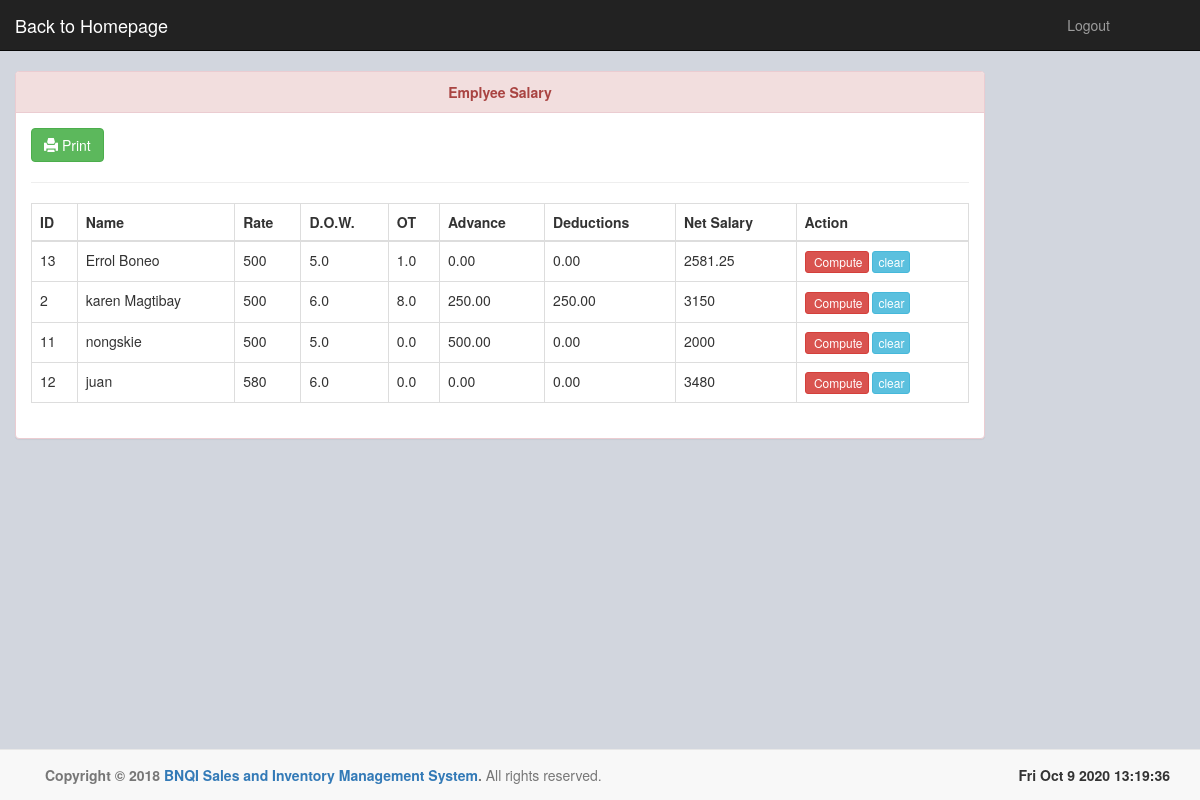
/pages/salary.php, run on the app's committed database.
### tables this page shows
CREATE TABLE IF NOT EXISTS `employee` (
  `id` int(11) NOT NULL AUTO_INCREMENT,
  `name` varchar(255) DEFAULT NULL,
  `address` varchar(255) DEFAULT NULL,
  `contact` varchar(255) DEFAULT NULL,
  `age` int(11) DEFAULT NULL,
  `gender` varchar(50) DEFAULT NULL,
  `position` varchar(255) DEFAULT NULL,
  `rate` double DEFAULT NULL,
  `dow` decimal(11,1) DEFAULT NULL,
  `ot` decimal(11,1) DEFAULT NULL,
  `odv` decimal(11,2) DEFAULT NULL,
  `ded` decimal(11,2) DEFAULT NULL,
  `net_income` decimal(11,2) DEFAULT NULL,
  `date_created` datetime DEFAULT NULL,
  PRIMARY KEY (`id`)
);

### pages/salary.php (the view, shortened to what this page needs)
<?php
include '../connection/db.php';
?>
<!DOCTYPE html>
<html>
<head>
	<?php include 'includes/head.php'; ?>
</head>
<body>
<?php include 'includes/nav.php'; ?>
<div class="col-md-10">
	<div class="panel panel-danger">
		<div class="panel-heading"><center><strong>Emplyee Salary</strong></center></div>
		<div class="panel-body">
			<table class="table table-stripe table-bordered">
			<a class = "btn btn-success btn-print hidden-print" onclick = "window.print()"><i class ="glyphicon glyphicon-print"></i> Print</a>
			<hr>
				<thead>
					<tr>
						<th>ID</th>
						<th>Name</th>
						<th>Rate</th>
						<th>D.O.W.</th>
						<th>OT</th>
						<th>Advance</th>
						<th>Deductions</th>
						<th>Net Salary</th>
						<th class="hidden-print">Action</th>
					</tr>
				</thead>
				<tbody>
						<?php $query = $con->query("SELECT * from employee");
						while ($row = $query->fetch_array()) {
							$c = 0;
							$deduct = $row['ded'] + $row['odv'];
							$rate = $row['rate'];
							$salary = $row['rate'] * $row['dow'];
							$ot = $row['ot'];
							if ($ot > 0) {
								$a = $rate / 8;
								$b = $a * $ot;
								$c = $b * 0.30 + $b;
							}
							if ($c) {
								$net_income = $salary +  $c - $deduct;
							}else{
								$net_income = $salary - $deduct;
							}
						?>
					<tr id="<?php echo $row['id']; ?>">
						<td><?php echo $row['id']; ?></td>
						<td><?php echo $row['name']; ?></td>
						<td><?php echo $row['rate']; ?></td>
						<td data-target='dow'><?php echo $row['dow'];?></td>
						<td data-target='ot'><?php echo $row['ot']; ?></td>
						<td data-target='advance'><?php echo $row['odv']; ?></td>
						<td data-target='ded'><?php echo $row['ded']; ?></td>
						<td data-target='netsal'><?php echo $net_income; ?></td>
						<td class="hidden-print"><button class="btn btn-danger btn-xs compute" data-toggle="modal" data-target="#salary" id="<?php echo $row['id']; ?>"><i class="fa fa-plus-cirlce	"></i> Compute</button> <button class="btn btn-info btn-xs delete" id="<?php echo $row['id'];?>">clear</button></td>
					</tr>
					<?php } ?>
				</tbody>
			</table>
		</div>
	</div>
</div>
<?php include 'includes/footer.php'; ?>
</body>
</html>

### pages/css/acordian2.css (style rules this page uses)
* { margin:0; padding:0; }
body { background: white; }

### pages/css/bnqi.css (style rules this page uses)
body { background: #d2d6de; }

### data on the page
employee: id "13", name "Errol Boneo", rate "500", dow "5.0", ot "1.0", odv "0.00", ded "0.00", net_income "2581.25"
employee: id "2", name "karen Magtibay", rate "500", dow "6.0", ot "8.0", odv "250.00", ded "250.00", net_income "3150"
employee: id "11", name "nongskie", rate "500", dow "5.0", ot "0.0", odv "500.00", ded "0.00", net_income "2000"
employee: id "12", name "juan", rate "580", dow "6.0", ot "0.0", odv "0.00", ded "0.00", net_income "3480"
